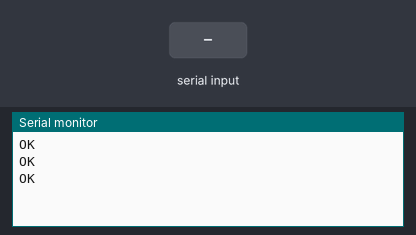
The sketch below on a simulated Arduino Mega 2560, built with avr-gcc and run on an emulated ATmega2560. Parts: the last lines printed to the serial monitor. The inputs (shaded band) are chosen by the test bench. The modem accepts every AT command (registered, SIM ready, sends succeed) and sends nothing else.

Above: at 3.7 s.
3.8 s: "1" received over the second serial link
5.5 s: "0" received over the second serial link
At 5.9 s:
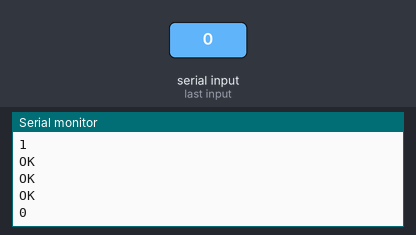
8.5 s: "2" received over the second serial link
At 9.86 s:
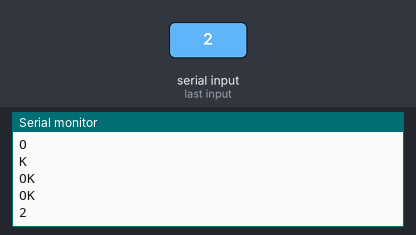

Measured:
- after the input at 5.5 s, the serial monitor: prints a new line at once (image 1)
- after the input at 8.5 s, the serial monitor: prints a new line after 1.1 s (image 2)

The sketch:

Transmit.ino
```cpp
unsigned char readBuffer[200];

char Buf[30] = "AT+TEST=TXLRPKT,\"";

char length[20];

int k = 0;

int i = 0;

void setup() {
  Serial.begin(9600);
  Serial1.begin(9600);

  delay(2000);

  Serial1.println(F("AT+MODE=TEST"));
  read();
  memset(readBuffer, 0, sizeof readBuffer);

  delay(300);

  Serial1.println(F("AT+TEST=RFCFG,868,SF12,125,8,8,22,ON,OFF,OFF"));
  read();
  memset(readBuffer, 0, sizeof readBuffer);

}

void loop() {

  delay(1000);

  Serial1.println("AT+TEST=TXLRPKT, \"AA\"");                              // Need ln when writing to sim module
  read();
  memset(readBuffer, 0, sizeof readBuffer);

  delay(300);

  Serial1.println(F("AT+TEST=RXLRPKT"));
  read();
  memset(readBuffer, 0, sizeof readBuffer);

  // while (!Serial1.available()){}
  // read();
  // memset(readBuffer, 0, sizeof readBuffer);


}

void read() {    // Read response after sending AT command

  delay(100);      // Wait for sim module to respons correctly
  i = 0;

  while (Serial1.available()) {           // While data incomming: Read into buffer
      readBuffer[i] = Serial1.read();
      i++;
  }
  Serial.write((char*)readBuffer);    // Write to terminal
  Serial.println();
}
```
